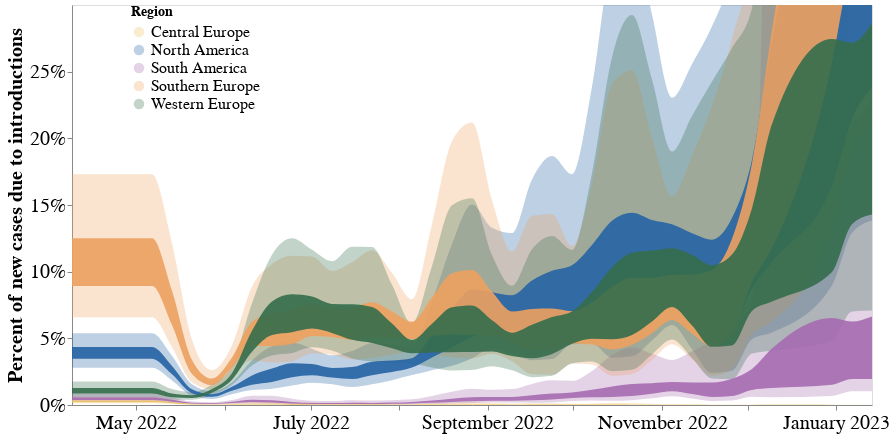

Notebook source saved alongside this figure:
### Code cell
line1 = alt.Chart(smoothed_percent).mark_area(interpolate='monotone', opacity = 0.9, clip = True).encode(
    alt.X('date:T', axis=alt.Axis(title="",tickCount = "month",grid=False,  format="%B %Y")),
    alt.Y('lower_hpd_log_50_x',title = "Percent of new cases due to introductions", axis=alt.Axis(title="", grid=False, format='%', values = list(np.arange (0, .30, 0.05))), scale=alt.Scale(domain=(0.0, 0.3))),
    alt.Y2('upper_hpd_log_50_x' ), 
    alt.Color("deme_x",title = "Region",  legend=alt.Legend(orient = "left",offset = -255, labelFontSize = 16, titleFontSize = 14, symbolSize = 110), scale=alt.Scale( range=range_))
).properties(
    width=1000,
    height=300
).transform_filter(
    (datum.lower_hpd_log_50_x >0) & (datum.upper_hpd_log_50_x < 1) & (datum.upper_hpd_log_95_x < .90)
)

band1 = alt.Chart(smoothed_percent).mark_area(
    opacity=0.3, interpolate='monotone', clip = True
).encode(
    alt.X('date:T', axis=alt.Axis(title="", grid=False)),
    alt.Y('lower_hpd_log_95_x',title = "Percent of new cases due to introductions", axis=alt.Axis( grid=False)),
    alt.Y2('upper_hpd_log_95_x'),
    alt.Color("deme_x")
).properties(
    width=800,
    height=400
).transform_filter(
    (datum.lower_hpd_log_95_x >0) & (datum.upper_hpd_log_95_x < 0.9)
)
percent_plot= band1 + line1
(percent_plot).configure_axis(
    labelFontSize=20,
    titleFontSize=20
)

### Figure 1 — Vega-Lite specification as saved in the notebook (floating-point values rounded to 4 significant figures; data arrays with more than 128 entries replaced by an {"elided": "..."} marker saying what was removed)
{"config": {"view": {"continuousWidth": 400, "continuousHeight": 300}, "axis": {"labelFontSize": 20, "titleFontSize": 20}}, "layer": [{"mark": {"type": "area", "clip": true, "interpolate": "monotone", "opacity": 0.3}, "encoding": {"color": {"field": "deme_x", "type": "nominal"}, "x": {"axis": {"grid": false, "title": ""}, "field": "date", "type": "temporal"}, "y": {"axis": {"grid": false}, "field": "lower_hpd_log_95_x", "title": "Percent of new cases due to introductions", "type": "quantitative"}, "y2": {"field": "upper_hpd_log_95_x"}}, "height": 400, "transform": [{"filter": "((datum.lower_hpd_log_95_x > 0) && (datum.upper_hpd_log_95_x < 0.9))"}], "width": 800}, {"mark": {"type": "area", "clip": true, "interpolate": "monotone", "opacity": 0.9}, "encoding": {"color": {"field": "deme_x", "legend": {"labelFontSize": 16, "offset": -255, "orient": "left", "symbolSize": 110, "titleFontSize": 14}, "scale": {"range": ["#EEC060", "#2664A5", "#A76BB1", "#EEA160", "#356D4C"]}, "title": "Region", "type": "nominal"}, "x": {"axis": {"format": "%B %Y", "grid": false, "tickCount": "month", "title": ""}, "field": "date", "type": "temporal"}, "y": {"axis": {"format": "%", "grid": false, "title": "", "values": [0.0, 0.05, 0.1, 0.15, 0.2, 0.25]}, "field": "lower_hpd_log_50_x", "scale": {"domain": [0.0, 0.3]}, "title": "Percent of new cases due to introductions", "type": "quantitative"}, "y2": {"field": "upper_hpd_log_50_x"}}, "height": 300, "transform": [{"filter": "(((datum.lower_hpd_log_50_x > 0) && (datum.upper_hpd_log_50_x < 1)) && (datum.upper_hpd_log_95_x < 0.9))"}], "width": 1000}], "data": {"name": "data-9704a86215adcd838842ffdad218f3e7"}, "$schema": "https://vega.github.io/schema/vega-lite/v4.17.0.json", "datasets": {"data-9704a86215adcd838842ffdad218f3e7": {"elided": "205 records"}}}
